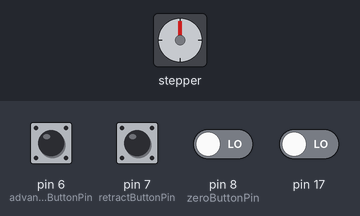
This sketch was run on a simulated Arduino Uno, built with avr-gcc and run on an emulated ATmega328P. Shown: stepper motor. Inputs (shaded band) come from the test bench; at power-on: pin 6 (advanceButtonPin), pin 7 (retractButtonPin), pin 8 (zeroButtonPin), pin 17 LOW. Stepper angles assume 200 steps per turn.

Above: at 1.2 s.
1.3 s: pin 6 (advanceButtonPin) pulled HIGH for 0.15 s
At 4.1 s:
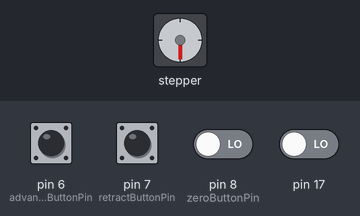
4.4 s: pin 7 (retractButtonPin) pulled HIGH for 0.15 s
At 4.59 s:
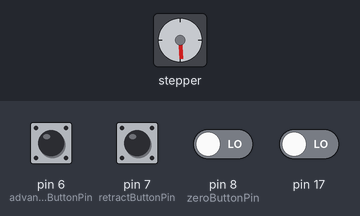
7.4 s: pin 6 (advanceButtonPin) pulled HIGH for 1 s
At 7.98 s:
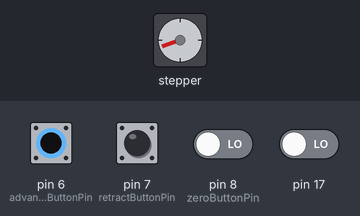
11.1 s: pin 7 (retractButtonPin) pulled HIGH for 1 s
At 11.6 s:
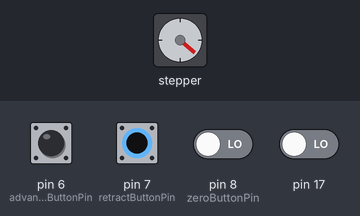
14.2 s: pin 6 (advanceButtonPin) pulled HIGH for 0.15 s
At 14.7 s:
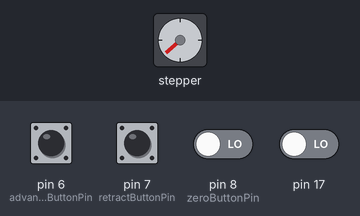
Timing chart, 0 to 18.3 s (numbered marks = the images above; inputs shaded):
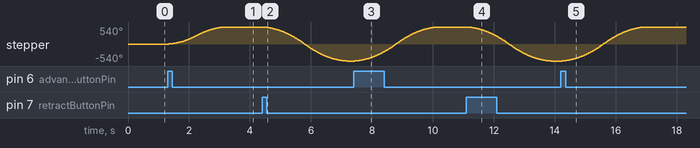

Measured:
- after the input at 1.3 s, stepper: turns 540° clockwise in 1.9 s, starting at once
- after the input at 4.4 s, stepper: keeps turning counter-clockwise at about 395°/s, starting at once
- after the input at 7.4 s, stepper: turns 1080° clockwise in 2.7 s, starting at once
- after the input at 11.1 s, stepper: keeps turning counter-clockwise at about 395°/s, starting at once
- after the input at 14.2 s, stepper: turns 1080° clockwise in 2.7 s, starting at once

The sketch:

AutoJoinJig.ino
```cpp
#include <MultiStepper.h>
#include <AccelStepper.h>
#include <StackArray.h>
// Button Pins
const int advanceButtonPin = 6;
const int retractButtonPin = 7;
const int zeroButtonPin = 8;

//Stepper Pins
const int enablePin = 6;
const int stepPin = 11;
const int directionPin = 12;

int buttons[] = { advanceButtonPin, retractButtonPin, zeroButtonPin };
double currentPosition = 0;
double fingerCount = 1;
int desiredCutWidth = 10;
double bladeWidth = 3.175;
bool advanceToNextSpace = false;
int stepsPerMM = 100;
StackArray <double> moveHistory;
AccelStepper stepper(1, stepPin, directionPin);

void setup()
{
	registerButtonPins();
	stepper.setMaxSpeed(1000);
	stepper.setSpeed(100);
	stepper.setAcceleration(300);
}

void loop()
{
	int button = readButtonInputs();
	if (button != -1) {
		buttonAction(button);
	}
	stepper.run();
}

void registerButtonPins() {
	int i;
	for (i = 0; i < sizeof(buttons); i = i + 1) {
		pinMode(buttons[i], INPUT);
	}
}

int readButtonInputs() {
	int i;
	for (i = 0; i < sizeof(buttons); i = i + 1) {
		int val = digitalRead(buttons[i]);
		if (val == HIGH) {
			return buttons[i];
		}
	}
	return -1;
}

void buttonAction(int buttonId) {
	switch (buttonId) {
	case advanceButtonPin:
		advance();
		break;
	case retractButtonPin:
		retract();
		break;
	case zeroButtonPin:
		setZero();
		break;
	default:
		break;
	}
}

int getNextMoveDistance() {
	//is the current finger space completely cut?
	if (advanceToNextSpace) {
		advanceToNextSpace = false;
		fingerCount += 1;
		currentPosition += desiredCutWidth; // advance position to next space
		return desiredCutWidth;
	}

	//calculate how far to the end of the current finger space
	int distanceToEndOfFinger = desiredCutWidth - ((currentPosition * fingerCount) + bladeWidth);

	if (distanceToEndOfFinger <= bladeWidth) {	//if the next move is bigger than the blade width then make an adjustment
		currentPosition += distanceToEndOfFinger; // to create the last cut of the series
		advanceToNextSpace = true; // set up advance past next finger
		return distanceToEndOfFinger;
	}
	else {
		return bladeWidth; // advance by the blade width within the finger space
	}
}

void advance()
{
	double moveInMM = getNextMoveDistance();
	moveHistory.push(moveInMM);
	doAMove(moveInMM);
}

void retract()
{
	if (!moveHistory.isEmpty()) {
		doAMove(-moveHistory.pop());
	}
}

void fullRetract()
{
	doAMove(-currentPosition);
}

void doAMove(double move) {
	stepper.runToNewPosition(stepsPerMM * move);
}

void setZero()
{
	currentPosition = 0;
}
```
